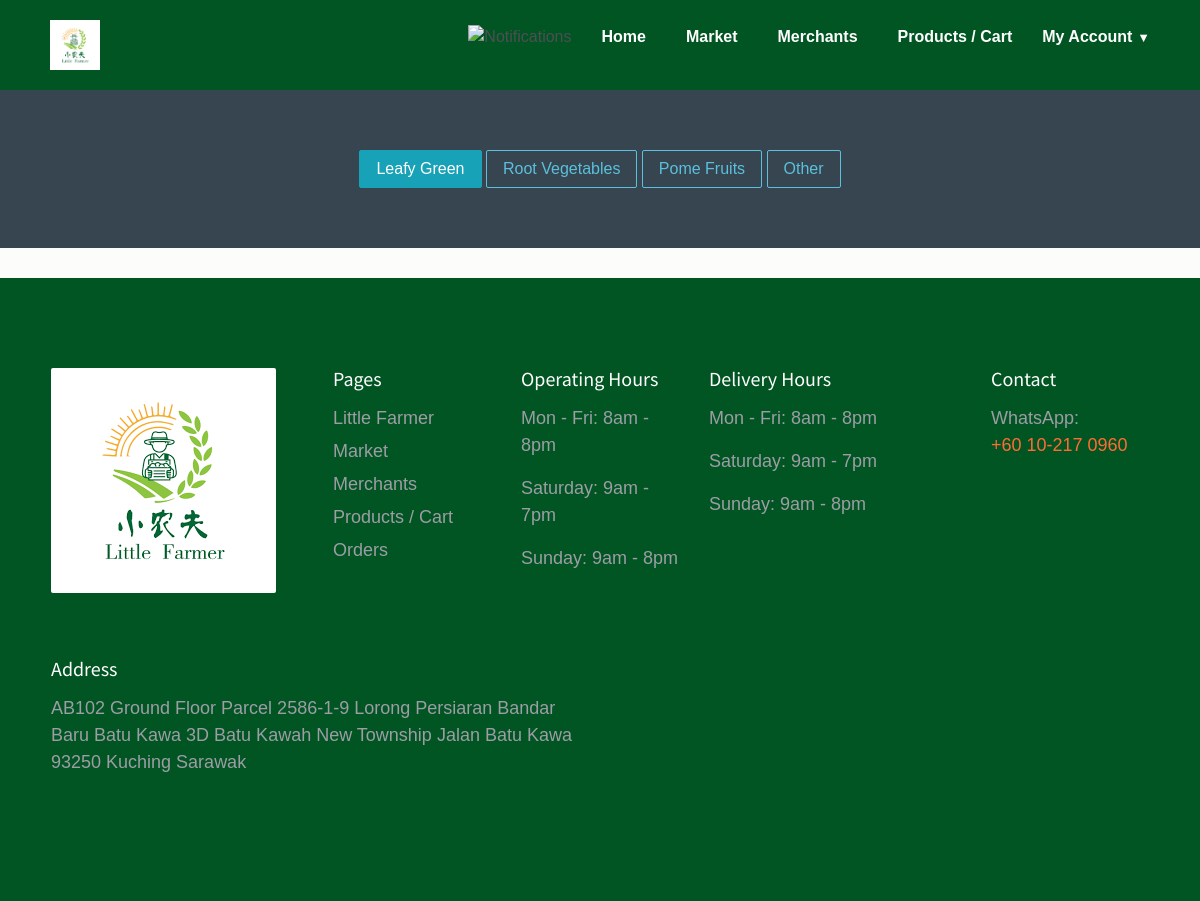
The page /category_products.php?categories_id=5 (signed in) on the database as committed earlier.
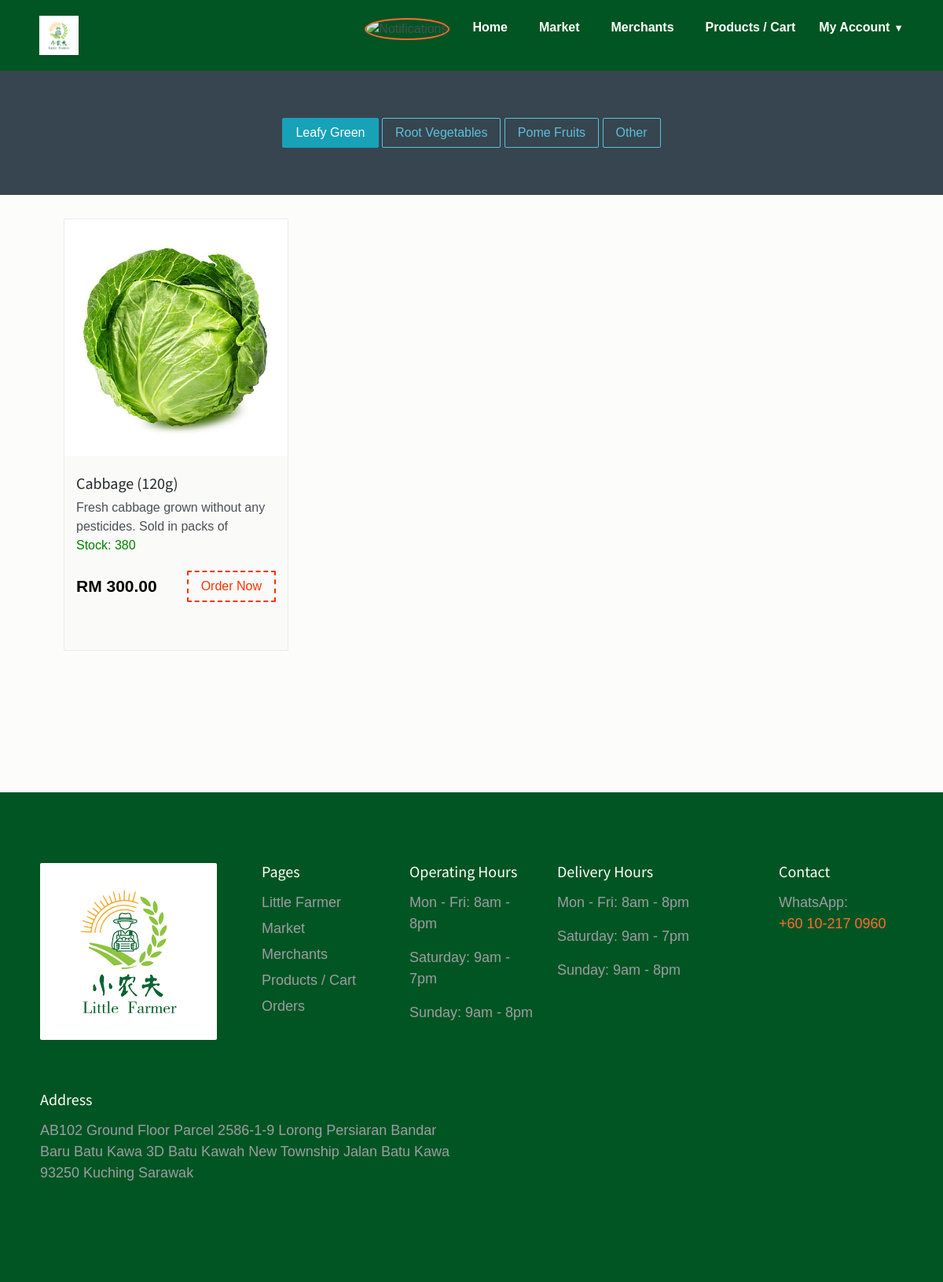
The same page on the database as committed later.
### tables this page shows
CREATE TABLE `tblprice` (
  `priceNo` int(10) NOT NULL,
  `productID` varchar(30) NOT NULL,
  `proWeight` int(20) NOT NULL,
  `proPrice` float NOT NULL,
  `proDisc` int(11) NOT NULL DEFAULT 0
);

CREATE TABLE `product` (
  `product_id` int(11) NOT NULL,
  `productCode` varchar(30) NOT NULL,
  `product_name` varchar(255) NOT NULL,
  `product_image` text NOT NULL,
  `descr` varchar(500) NOT NULL,
  `categories_id` int(11) NOT NULL,
  `quantity` float NOT NULL,
  `owner` text NOT NULL,
  `product_date` text NOT NULL,
  `lowStock` int(5) NOT NULL,
  `status` int(11) NOT NULL DEFAULT 0
);

CREATE TABLE `custom_prices` (
  `price_id` int(11) NOT NULL,
  `user_id` int(11) NOT NULL,
  `price` float NOT NULL
);

### category_products.php (the view, shortened to what the changed rows need)
<!DOCTYPE html>
<html lang="en">
<head>
    <link href="css/bootstrap.min.css" rel="stylesheet">
    <link href="css/font-awesome.min.css" rel="stylesheet">
    <link href="css/animsition.min.css" rel="stylesheet">
    <link href="css/animate.css" rel="stylesheet">
    <link href="css/style.css" rel="stylesheet">
</head>
<body class="home">
    <?php include("includes/header.php"); ?>
    <section class="popular">
        <div class="container">
            <div class="row">
            <?php
            if (isset($_GET['categories_id']))
            {
                $id = $_GET['categories_id'];
            }
            else
            {
                $id = 0;
            }
            $query_res = mysqli_query($db,"select * from product JOIN tblprice ON product.product_id = tblprice.productID WHERE categories_id = {$id}");
            while($r=mysqli_fetch_array($query_res))
            {
                echo '<div class="col-xs-12 col-sm-6 col-md-4 food-item">
                        <div class="food-item-wrap">
                            <div class="figure-wrap bg-image search-product" data-image-src="'.$r['product_image'].'">
                            </div>
                            <div class="product content" >
                                <div class="price-btn-block" data-price-id="'.$r['priceNo'].'" data-product-owner="'.$r['owner'].'">
                                    <a href="dishes.php?res_id='.$r['owner'].'"> <h5>'.$r['product_name'].' ('.$r['proWeight'].'g)</h5></a>
                                    <div>'.$r['descr'].'</div>
                                    <div class="product-name" style="color: green;"> Stock: '. (int) $r['quantity'].'</div>';
                                    $stmt = $db->prepare("SELECT price FROM custom_prices WHERE price_id = ? AND user_id = ?");
                                    $stmt->bind_param("ii", $r['priceNo'], $_SESSION['user_id']);
                                    $stmt->execute();
                                    $custom = $stmt->get_result();
                                    $customPrice = number_format($custom->fetch_assoc()['price'], 2);
                                    if ($customPrice != 0) {
                                    echo '            <span class="price">RM ' . $customPrice . '</span>';
                                    }
                                    echo '
                                    <button class="btn theme-btn-dash pull-right addToCart">Order Now</button>
                                </div>
                            </div>
                        </div>
                    </div>';
            }
            ?>
        </div>
    </section>
</body>
</html>

### includes/header.php (shortened to what the changed rows need)
<?php
include("../seller/connect.php");
$query = "SELECT o.order_id, o.order_status, r.title AS restaurant_title, o.last_updated
          FROM orders o
          JOIN restaurant r ON o.order_belong = r.rs_id
          WHERE o.order_status IN (1, 2, 3)
          AND o.is_seen = 0
          AND o.user_id = ?";
if ($stmt = mysqli_prepare($db, $query)) {
    mysqli_stmt_bind_param($stmt, "i", $_SESSION["user_id"]);
    mysqli_stmt_execute($stmt);
    $result = mysqli_stmt_get_result($stmt);
    $notifications = [];
    while ($row = mysqli_fetch_assoc($result)) {
        $formattedDate = date("F j, Y, g:i a", strtotime($row['last_updated']));
        $message = htmlspecialchars($row['restaurant_title'] . ": Order (Order ID: " . $row['order_id'] . ")");
        $notifications[] = [
            'message' => $message,
            'time' => "<div class='notification-last-updated'>Last updated: " . $formattedDate . "</div>"
        ];
    }
}
?>
<!DOCTYPE html>
<html>
<head>
    <link rel="stylesheet" type="text/css" href="landing/style.css" />
</head>
<body>
    <header>
        <ul>
            <li>
                <div class="notification-container">
                    <img src="landing/notification.png" alt="Notifications" class="notification-icon <?php echo count($notifications) > 0 ? 'has-notifications' : ''; ?>" />
                </div>
            </li>
        </ul>
    </header>
</body>
</html>

Rows that differ between the two databases and show on the page:
added tblprice: productID.product_image (picture), productID.product_name "Cabbage", proWeight "120", productID.descr "Fresh cabbage grown without any pesticides. Sold in packs of", productID.quantity "380", custom_prices.price "300.00"
